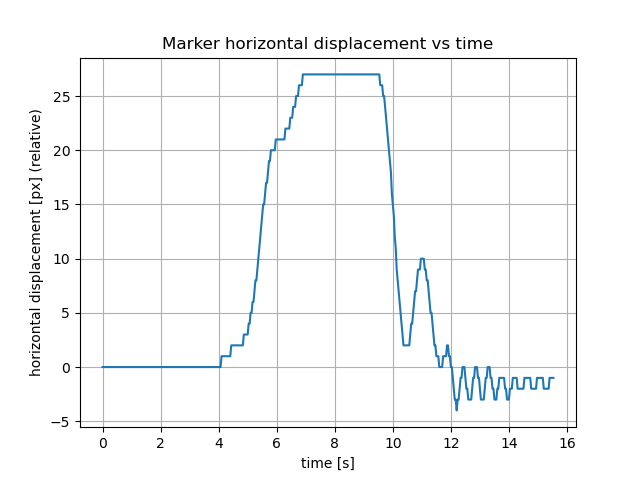
#> input picture oscillation.png, 640 x 480 px
$ python -i image_morph.py   (imports and definitions only)
#> lines starting #> are read from the running program, lines starting #| are printed output that depends on the picture; after the words box and inside, x2 and y2 are one past the last pixel; in counts of white or black regions, pixels touching at a corner belong together
""""""

from typing import Optional

import numpy
import cv2
import scipy.ndimage as ndimage


# [57 lines left out: functions equalize, blur, binarize, not called in this run]


def skeletonize(
    image_in: numpy.ndarray,
    skeleton_roi: Optional[numpy.ndarray] = None,
    skeleton_radius: int = 9,
    erosion_size: int = 3
):
    ##### distance transform and skeleton
#> called with skeleton_radius = 9, erosion_size = 3
    distance_img = cv2.distanceTransform(
        src=image_in,
        distanceType=[cv2.DIST_L1, cv2.DIST_L2, cv2.DIST_C][2],
        maskSize=[3, 5][1],
    )
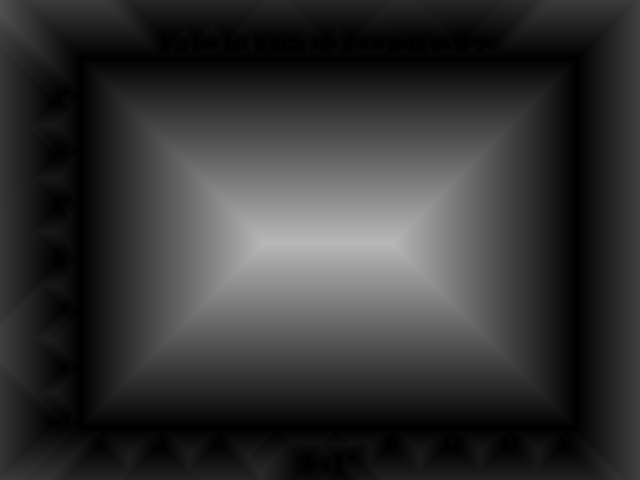
#> distance_img: shape (480, 640) float32; min 0, max 184, mean 50.9
    distance_img = cv2.normalize(distance_img, None, 0, 1.0, cv2.NORM_MINMAX)
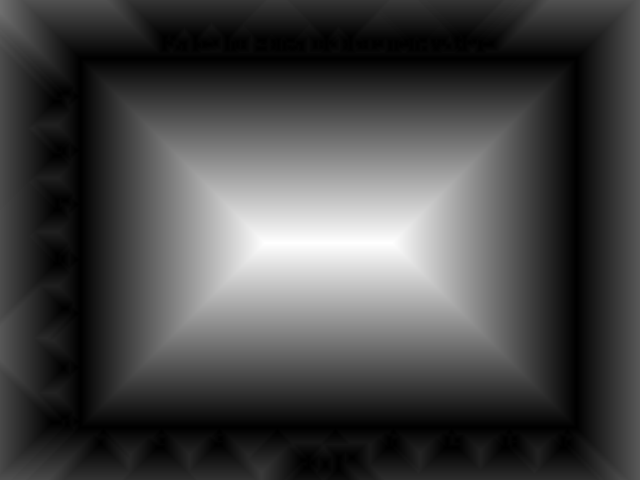
#> distance_img: shape (480, 640) float32; min 0, max 1, mean 0.277

    # get the skeleton
    laplace_img = ndimage.morphological_laplace(distance_img, (skeleton_radius, skeleton_radius))
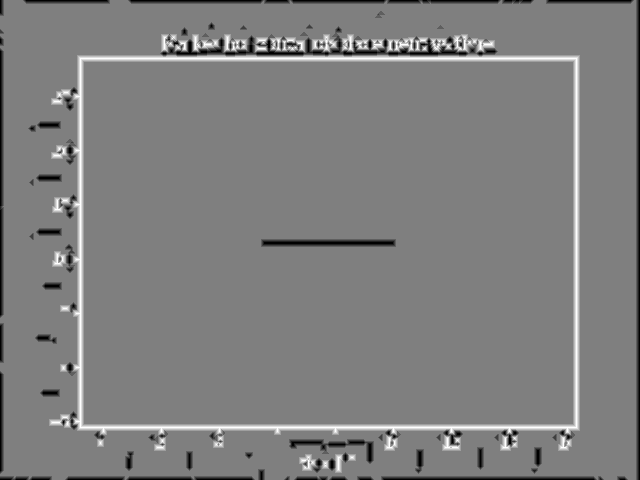
#> laplace_img: shape (480, 640) float32; min -0.0217, max 0.0217, mean 4.07e-07; drawn with min black and max white
    laplace_img = cv2.normalize(laplace_img, None, 0, 1.0, cv2.NORM_MINMAX)
    skeleton_mask = laplace_img < laplace_img.max() / 7
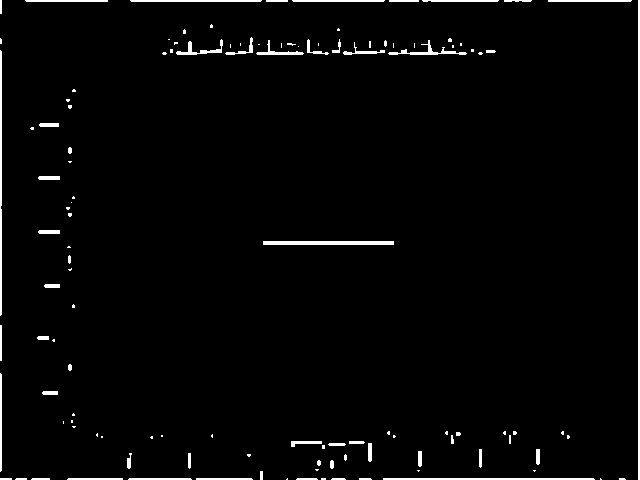
#> skeleton_mask: shape (480, 640) bool; 2.3% white; 119 white regions (65 under 20 px), largest, box (x1, y1, x2, y2) and area: (638, 0, 640, 480) 960, (0, 50, 2, 316) 527, (263, 241, 394, 245) 524
    if skeleton_roi is not None:
        skeleton_mask &= skeleton_roi.astype(bool)
    skeleton_image = image_in.copy()
    skeleton_image *= 0
#> skeleton_image: shape (480, 640); every value is 0
    skeleton_image[skeleton_mask] = 255.0
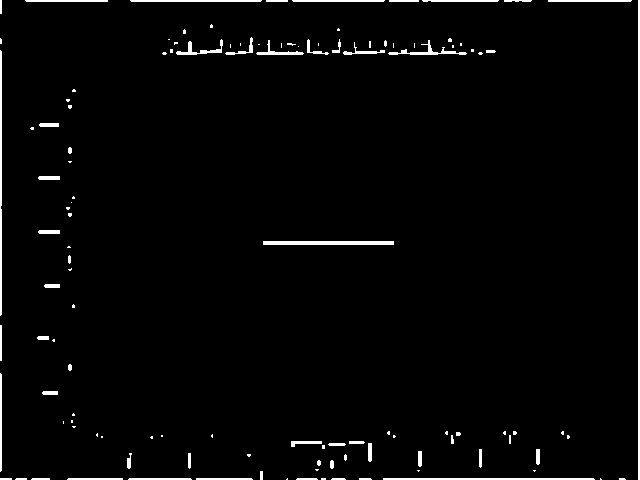
#> skeleton_image: shape (480, 640); 2.3% white; 119 white regions (65 under 20 px), largest, box (x1, y1, x2, y2) and area: (638, 0, 640, 480) 960, (0, 50, 2, 316) 527, (263, 241, 394, 245) 524

    # erode to thin the pipe
    if erosion_size is not None:
        erosion_kernel = numpy.ones((erosion_size, erosion_size), numpy.uint8)
        skeleton_image_eroded = cv2.erode(skeleton_image, erosion_kernel)
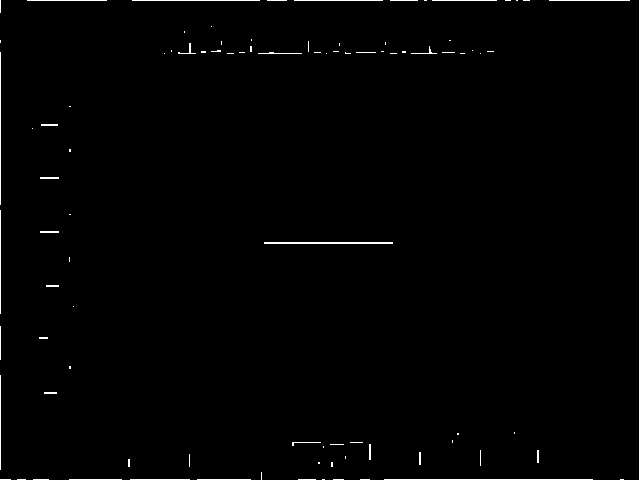
#> skeleton_image_eroded: shape (480, 640); 0.92% white in thin lines or dots
    else:
        skeleton_image_eroded = skeleton_image.copy()

    return distance_img, laplace_img, skeleton_mask, skeleton_image, skeleton_image_eroded

>>> import cv2
>>> picture = cv2.imread('oscillation.png', cv2.IMREAD_GRAYSCALE)
>>> result = skeletonize(picture)
#> result = 5 items
